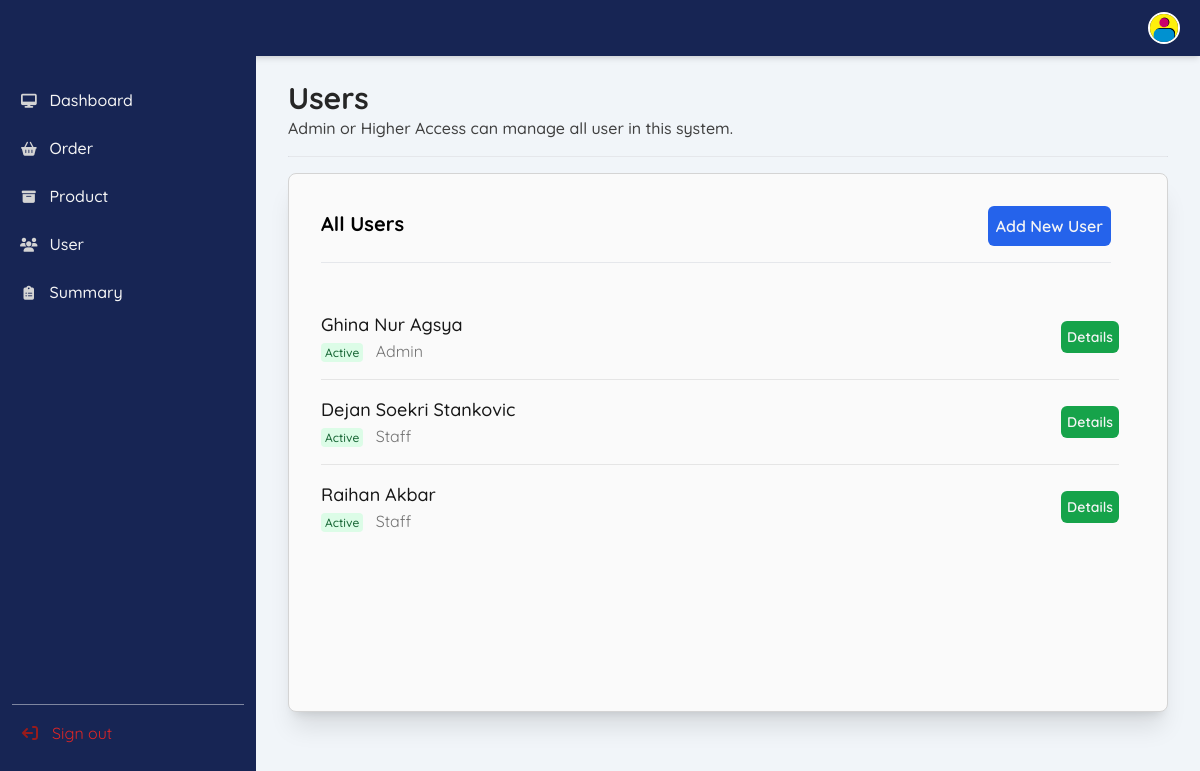
The page /user.php (signed in) on the database its author committed.
### tables this page shows
CREATE TABLE `menu` (
  `menu_id` int(11) NOT NULL,
  `menu_title` varchar(20) NOT NULL,
  `menu_url` varchar(100) NOT NULL,
  `menu_icon` varchar(255) NOT NULL,
  `menu_access` varchar(100) NOT NULL
);

CREATE TABLE `user` (
  `id` int(11) NOT NULL,
  `name` varchar(150) NOT NULL,
  `email` varchar(255) NOT NULL,
  `password` varchar(255) NOT NULL,
  `role_id` varchar(2) NOT NULL,
  `user_status` varchar(15) NOT NULL
);

CREATE TABLE `role` (
  `role_id` int(11) NOT NULL,
  `role_name` varchar(100) NOT NULL,
  `role_desc` text NOT NULL
);

### user.php (the view, shortened to what this page needs)
<?php
include_once 'conn.php';
?>
<!DOCTYPE html>
<html lang="en">
<head>
    <script src="https://cdn.tailwindcss.com"></script>
    <link href="https://cdnjs.cloudflare.com/ajax/libs/flowbite/2.3.0/flowbite.min.css" rel="stylesheet" />
    <link href="assets/css/custom.css" rel="stylesheet">
    <link rel="stylesheet" href="https://cdnjs.cloudflare.com/ajax/libs/font-awesome/6.5.2/css/all.min.css" />
</head>
<body class="bg-slate-100">
    <?php include '_navside.php' ?>
    <div class="p-4 sm:ml-64">
        <div class="p-4 mt-12">
            <div class="w-full">
                <h2 class="text-neutral-800 font-bold text-3xl">
                    Users
                </h2>
                <p class="text-neutral-700 font-medium">Admin or Higher Access can manage all user in this system.</p>
                <hr class="w-full bg-blue-950 rounded mt-4">
            </div>
            <div class="w-full">
                <div class="mt-4">
                    <div class="w-full p-4 bg-neutral-50 border border-neutral-300 rounded-lg shadow-xl sm:p-8">
                        <div class="flex items-center justify-between mb-4">
                            <div class="columns-1 md:columns-2 w-full">
                                <div class="w-full text-left">
                                    <h5 class="text-xl font-bold leading-none text-xl py-2"> All Users</h5>
                                </div>
                                <div class="w-full text-right pr-6">
                                    <button class="p-2 bg-blue-600 hover:bg-blue-700 text-neutral-100 rounded-md font-semibold sm:w-full md:w-fit" data-modal-target="add-user-modal" data-modal-toggle="add-user-modal">Add New User</button>
                                </div>
                            </div>
                        </div>
                        <hr class="pb-8 mr-6">
                        <div class="flow-root">
                            <ul role="list" class="divide-y divide-neutral-200 h-screen max-h-96 overflow-y-scroll pr-4">
                                <?php
                                include_once 'conn.php';
                                $query = mysqli_query($con, "SELECT * FROM user,role WHERE user.role_id=role.role_id AND user.role_id!=1 ORDER BY id ASC");
                                while ($user = mysqli_fetch_array($query)) {
                                ?>
                                    <li class="py-3 sm:py-4">
                                        <div class="flex items-center">
                                            <div class="flex-1 min-w-0">
                                                <p class="text-lg font-medium text-neutral-900 truncate">
                                                    <?= $user['name'] ?>
                                                </p>
                                                <p class="text-md text-neutral-500 truncate space-x-">
                                                    <?php
                                                    if ($user['user_status'] == 'Active') {
                                                        $color = 'green';
                                                    } else if ($user['user_status'] == 'Deactive') {
                                                        $color = 'red';
                                                    } else {
                                                        $color = 'neutral';
                                                    }
                                                    ?>
                                                    <span class="bg-<?= $color; ?>-100 text-<?= $color; ?>-800 text-xs font-medium me-2 px-1 py-0.5 rounded"><?= $user['user_status'] ?></span>
                                                    <span><?= $user['role_name'] ?></span>
                                                </p>
                                            </div>
                                            <div class="inline-flex items-center text-base font-semibold text-neutral-900 space-x-1">
                                                <a class="p-1.5 text-sm bg-green-600 hover:bg-green-700 text-neutral-100 rounded-md" href="user_details.php?i=<?= $user['id'] ?>">Details</a>
                                            </div>
                                        </div>
                                    </li>
                                <?php } ?>
                            </ul>
                        </div>
                    </div>
                </div>
            </div>
        </div>
    </div>
</body>
</html>

### _navside.php (shortened to what this page needs)
<nav class="fixed top-0 z-30 w-full bg-blue-950 shadow-md">
  <div class="px-3 py-3 lg:px-5 lg:pl-3">
    <div class="flex items-center justify-between">
      <div class="flex items-center justify-start rtl:justify-end">
        <a href="dashboard.php" class="flex ms-2 md:me-24">
          <p class="text-neutral-100 font-regular invisible md:visible">PRINT<span class="font-bold">MAX</span></p>
        </a>
      </div>
      <div class="flex items-center">
        <div class="flex items-center ms-3">
          <div>
            <button type="button" class="flex text-sm bg-gray-800 rounded-full focus:ring-4 focus:ring-gray-300" aria-expanded="false" data-dropdown-toggle="dropdown-user">
              <img class="w-8 h-8 rounded-full border-white border-2" src="assets/img/system/avatar.png" alt="user photo">
            </button>
          </div>
        </div>
      </div>
    </div>
  </div>
</nav>
<aside id="logo-sidebar" class="fixed top-0 left-0 z-40 w-64 h-screen pt-20 transition-transform -translate-x-full bg-blue-950 sm:translate-x-0" aria-label="Sidebar">
  <div class="h-full px-3 pb-4 overflow-y-auto bg-blue-950">
    <ul class="space-y-2 font-regular">
      <?php
      include_once 'conn.php';
      $role_id = $_SESSION['role_id'];
      $query = mysqli_query($con, "SELECT * FROM menu WHERE menu_access LIKE '%$role_id%'");
      while ($menus = mysqli_fetch_array($query)) {
      ?>
        <li class="hover:bg-neutral-950 rounded-lg hover:opacity-50">
          <a href="<?= $menus['menu_url']; ?>" class="flex items-center p-2 text-neutral-100 rounded-lg font-medium">
            <i class="fa <?= $menus['menu_icon']; ?> fa-sm fa-fw text-neutral-300"></i>
            <span class="ms-3 ml-2"><?= $menus['menu_title']; ?></span>
          </a>
        </li>
      <?php } ?>
      <li class="pt-96">
        <hr class="opacity-50">
      </li>
      <li class="hover:bg-neutral-950 rounded-lg hover:opacity-50">
        <a href="signout.php" class="flex items-center p-2 text-red-600 rounded-lg">
          <i class="fa fa-sign-out fa-rotate-180 fa-md fa-fw text-red-800"></i>
          <span class="ms-3 ml-2">Sign out</span>
        </a>
      </li>
    </ul>
  </div>
</aside>

### assets/css/custom.css (style rules this page uses)
body { font-family: "Quicksand", sans-serif; font-optical-sizing: auto; }

### rows shown on the page
menu: menu_title "Dashboard"
menu: menu_title "Order"
menu: menu_title "Product"
menu: menu_title "User"
menu: menu_title "Summary"
user: name "Ghina Nur Agsya", user_status "Active", role.role_name "Admin"
user: name "Dejan Soekri Stankovic", user_status "Active", role.role_name "Staff"
user: name "Raihan Akbar", user_status "Active", role.role_name "Staff"
